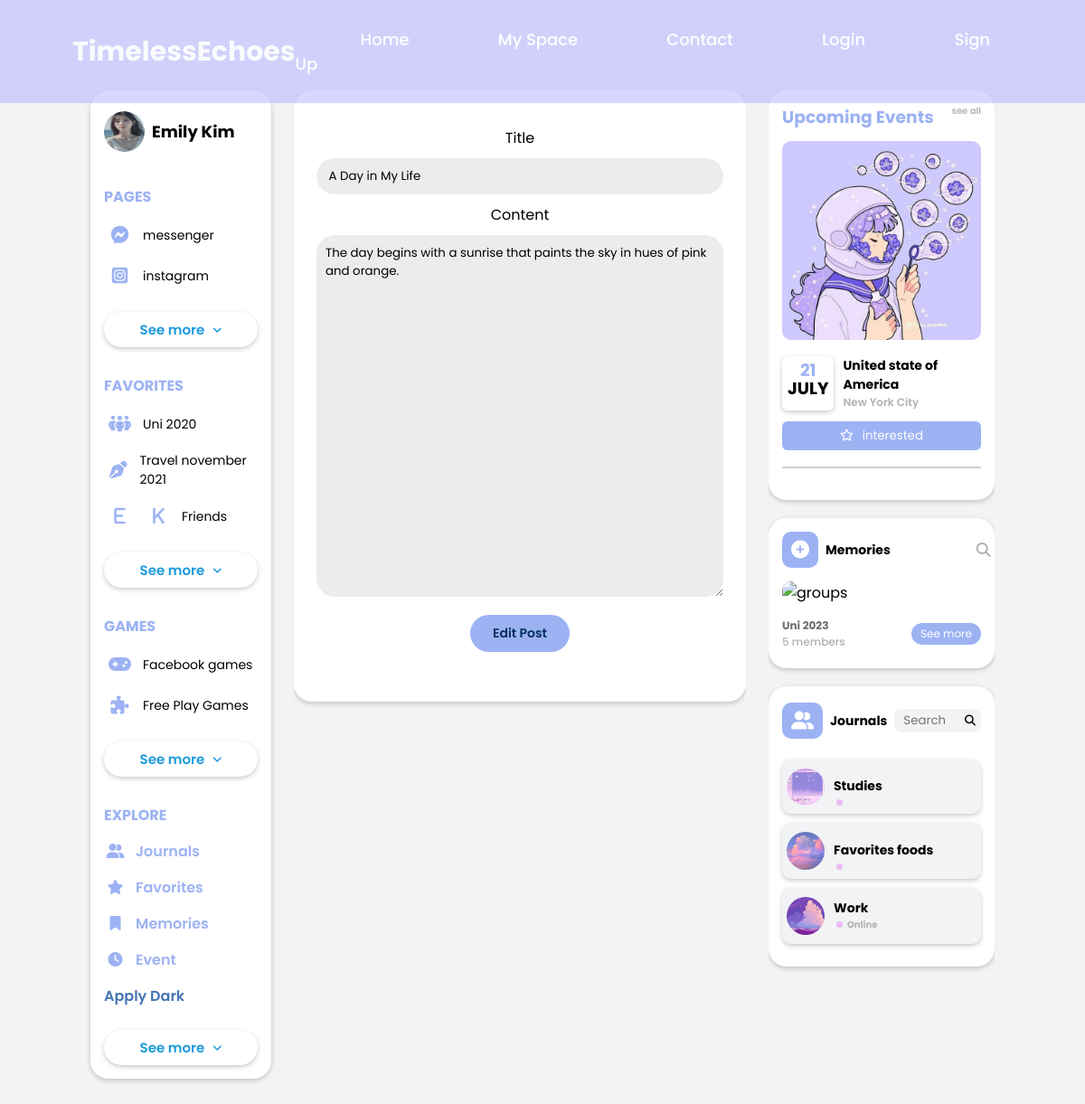
The app's page /editar/2 with its own data.
### modelos.py (models this page shows)
class Lista(db.Model):
    id = db.Column(db.Integer, primary_key=True)
    titulo = db.Column(db.String(255))
    parrafo = db.Column(db.Text)

### app.py (the view)
@app.route('/editar/<id>', methods=['GET', 'POST'])
def editar(id):
    lista = Lista.query.get(id)
    if request.method == 'POST':
        lista.titulo = request.form.get('titulo')
        lista.parrafo = request.form.get('parrafo')
        db.session.commit()
        return redirect(url_for('index'))
    return render_template('editar.html', lista=lista)

### templates/editar.html (shortened to what this page needs)
<!DOCTYPE html>
<html lang="en">
<head>
    <link rel="stylesheet" type="text/css" href="{{ url_for('static', filename='styles/stylecrear.css') }}">
    <link href='https://unpkg.com/boxicons@2.1.4/css/boxicons.min.css' rel='stylesheet'>
    <link rel="stylesheet" href="https://cdnjs.cloudflare.com/ajax/libs/font-awesome/6.5.1/css/all.min.css">
</head>
<body style="background-color: #f1f3f5;">
    <header class="header">
        <a href="#" class="logo">TimelessEchoes</a>
        <nav class="navbar">
            <a href="{{ url_for('landing') }}">Home</a>
            <a href="{{ url_for('index') }}">My Space</a>
            <a href="{{ url_for('landing') }}">Contact</a>
            <a href="{{ url_for('login') }}">Login</a>
            <a href="{{ url_for('sign_up') }}">Sign Up</a>
        </nav>
    </header>
    <section class="home-page-wrapper">
        <div class="home-page">
            <div class="container-home">
                <div class="home-weapper">
                    <div class="home-left">
                        <div class="profile">
                            <img src="/static/images/profile.jpg" alt="profile">
                            <h3>Emily Kim</h3>
                        </div>
                        <div class="pages">
                            <h4 class="mini-headign">Pages</h4>
                            <label for="">
                                <i class="fa-brands fa-facebook-messenger"></i>
                                <span>messenger</span>
                            </label>
                            <label for="">
                                <i class="fa-brands fa-square-instagram"></i>
                                <span>instagram</span>
                            </label>
                            <button class="see-more-btn">See more <i class="fa-solid fa-angle-down"></i></button>
                        </div>
                        <div class="group">
                            <h4 class="mini-headign">Favorites</h4>
                            <label for="">
                                <i class="fa-solid fa-people-group"></i>
                                <span>Uni 2020</span>
                            </label>
                            <label for="">
                                <i class="fa-solid fa-pen-nib"></i>
                                <span>Travel november 2021</span>
                            </label>
                            <label for="">
                                <i class="fa-solid fa-e"></i><i class="fa-solid fa-k"></i>
                                <span>Friends</span>
                            </label>
                            <button class="see-more-btn">See more <i class="fa-solid fa-angle-down"></i></button>
                        </div>
                        <div class="games">
                            <h4 class="mini-headign">Games</h4>
                            <label for="">
                                <i class="fa-solid fa-gamepad"></i>
                                <span>Facebook games</span>
                            </label>
                            <label for="">
                                <i class="fa-solid fa-puzzle-piece"></i>
                                <span>Free Play Games</span>
                            </label>
                            <button class="see-more-btn">See more <i class="fa-solid fa-angle-down"></i></button>
                        </div>
                        <div class="explore">
                            <h4 class="mini-headign">Explore</h4>
                            <a href="#"><i class="fa-solid fa-user-group"></i>Journals</a>
                            <a href="#"><i class="fa-solid fa-star"></i>Favorites</a>
                            <a href="#"><i class="fa-solid fa-bookmark"></i>Memories</a>
                            <a href="#"><i class="fa-solid fa-clock"></i>Event</a>
                            <div>
                                Apply Dark
                            </div>
                            <button class="see-more-btn">See more <i class="fa-solid fa-angle-down"></i></button>
                        </div>
                    </div>
<div class="home-center">
    <div class="home-center-wrapper">
        <div class="fb-post1">
            <div class="fb-post1-container">
                <div class="fb-p1-main">
                    <div class="post-title">
                        <form method="POST" action="{{ url_for('editar', id=lista.id) }}">
                            <label for="titulo">Title</label>
                            <input type="text" id="titulo" name="titulo" value="{{ lista.titulo }}" required>
                            <label for="parrafo">Content</label>
                            <textarea id="parrafo" name="parrafo" required>{{ lista.parrafo }}</textarea>
                            <button class="createbutton" type="submit">  Edit Post</button>
                        </form>
                    </div>
                </div>
            </div>
        </div>
    </div>
</div>
                    <div class="home-right">
                        <div class="home-right-wrapper">
                            <div class="event-friend">
                                <div class="event">
                                    <h3 class="heading">Upcoming Events <span>see all</span></h3>
                                    <img src="/static/images/96d2afa0c78eabbd2a3965b394ca26ac.jpg" alt="event-img">
                                    <div class="event-date">
                                        <h3>21 <b>july</b></h3>
                                        <h4>United state of America <span>New York City</span></h4>
                                    </div>
                                    <button class="interested"><i class="fa-regular fa-star"></i> interested</button>
                                </div>
                                <hr>
                            </div>
                            <div class="create-page">
                                <ul>
                                    <li>
                                        <i class="fa-solid fa-circle-plus"></i>
                                        <h4>Memories</h4>
                                        <i class="fa-solid fa-magnifying-glass"></i>
                                    </li>
                                    <li>
                                        <img src="/static/images/notused/4.jpg" alt="groups">
                                    </li>
                                    <li>
                                        <b>Uni 2023 <span>5 members</span></b>
                                        <button>See more</button>
                                    </li>
                                </ul>
                            </div>
                            <div class="messenger">
                                <div class="messenger-search">
                                    <i class="fa-solid fa-user-group"></i>
                                    <h4>Journals</h4>
                                    <input type="search" placeholder="Search">
                                    <i class="fa-solid fa-magnifying-glass"></i>
                                </div>
                                <ul>
                                    <li>
                                        <img src="/static/images/11ed2a2f74ec1480f66a2f85b0175a98.jpg" alt="user">
                                        <b>Studies</b>
                                    </li>
                                    <li>
                                        <img src="/static/images/9a777906477be5c5efffe63e1b039a47.jpg" alt="user">
                                        <b>Favorites foods </b>
                                    </li>
                                    <li>
                                        <img src="/static/images/e5586e45c8742d270a9a352aa1ba03ce.jpg" alt="user">
                                        <b>Work <span>Online</span></b>
                                    </li>
                                </ul>
                            </div>
                        </div>
                    </div>
                </div>
            </div>
        </div>
    </section>
</body>
</html>

### records on screen
Lista: titulo "A Day in My Life", parrafo "The day begins with a sunrise that paints the sky in hues of pink and orange."
